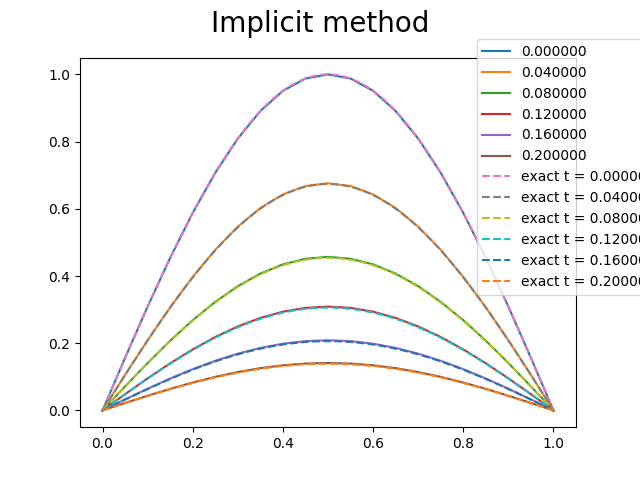

Write the Python code that produced this figure.
import math
import numpy as np
import matplotlib.pyplot as plt
import copy

def take_input():
	print("Enter the value of alpha : ", end = '')
	al = float(input())
	print("Enter the value of delta X: ", end = '')
	delX = float(input())
	print("Enter the length of the road: ", end = '')
	L = float(input())
	return al, delX, L

def f(x):
	PI = math.pi
	return math.sin(PI * x)
	
def make_initial_u(delX, L):
	u = []
	for i in np.arange(0, L, delX):
		u.append(f(i))
	u.append(0.0)
	print(u)
	return u

def make_matrix(r, delX, L):
	a = [-1*r for i in np.arange(0, L + delX, delX)]
	b = [(1 + 2*r) for i in np.arange(0, L + delX, delX)]
	c = [-1*r for i in np.arange(0, L + delX, delX)]
	a[0] = a[-1] = 0.0
	b[0] = b[-1] = 1.0
	c[0] = c[-1] = 0.0
	return a, b, c

def TDS_solver(a, b, c, d):
	n = len(b)
	delta = 1e-6
	for i in range(1, n):
		mul = a[i]/b[i-1]
		a[i] = a[i] - (mul)*b[i-1]
		b[i] = b[i] - (mul)*c[i-1]
		if(b[i] == 0):
			return False
		d[i] = d[i] - (mul)*d[i-1]
	d[n-1] = d[n-1]/b[n-1]
	for j in range(n-2, -1, -1):
		d[j] = (d[j]-(c[j]*d[j+1]))/b[j]
	return d

def exact_f(x, t):
	PI = math.pi
	ans = round(math.sin(PI*x), 8)
	ans *= math.exp(-1 * PI * PI * t)
	return ans;

def plot_exact(L, t):
	dx = 0.001
	X = np.arange(0, L + dx, dx)
	Y = []
	for i in X:
		Y.append(exact_f(i, t))
	return X, Y

def error(exact, implicit):
	ans = math.fabs(exact - implicit)
	return round(ans, 8)

def pretty_print_header():
	space = "--"
	print("{!s:^10} {!s:^4} {!s:^10} {!s:^4} {!s:^10} {!s:^4} {!s:^10} {!s:^4} {!s:^10}".format("time", space , "x", space , "exact", space, "implicit", space, "error"))

def pretty_print(t, x, exact, implicit):
	e = error(exact, implicit)
	space = "--"
	print("{!s:10.9} {!s:^4} {!s:10.9} {!s:^4} {!s:10.9} {!s:^4} {!s:10.9} {!s:^4} {!s:10.9}".format(t, space , x, space , exact, space, implicit, space, e))

def iteration_scheme():
	al, delX, L = take_input()
	r = 0.5
	delT = round((r * delX * delX)/al, 6)
	print("delT = ", delT)
	n = L/delX
	u_n = make_initial_u(delX, L)
	a, b, c = make_matrix(r, delX, L)
	x = np.arange(0, delX + L, delX)
	pretty_print_header()
	fig = plt.figure()
	for i in np.arange(0, 0.2 + delT, delT):
		a, b, c = make_matrix(r, delX, L)
		if(i in [0, 0.04, 0.08, 0.12, 0.16, 0.2]):
			print("----------------------------------------------------------------------")
			for index, j in enumerate(u_n):
				pretty_print(i, x[index], exact_f(x[index], i), j)
			plt.plot(x, u_n, label = '%f' % i)
		next1 = copy.copy(TDS_solver(a, b, c, u_n))
		u_n = copy.copy(next1)
	for i in np.arange(0, 0.2 + delT, delT):
		if(i in [0, 0.04, 0.08, 0.12, 0.16, 0.2]):
			x, y = plot_exact(L, i)
			plt.plot(x, y, '--', label = 'exact t = %f' % i)
	fig.suptitle('Implicit method', fontsize=20)
	plt.legend(bbox_to_anchor=(0.8, 1.05), loc=2, borderaxespad=0.)
	fig.savefig('implicit.png')
	plt.show()

iteration_scheme()